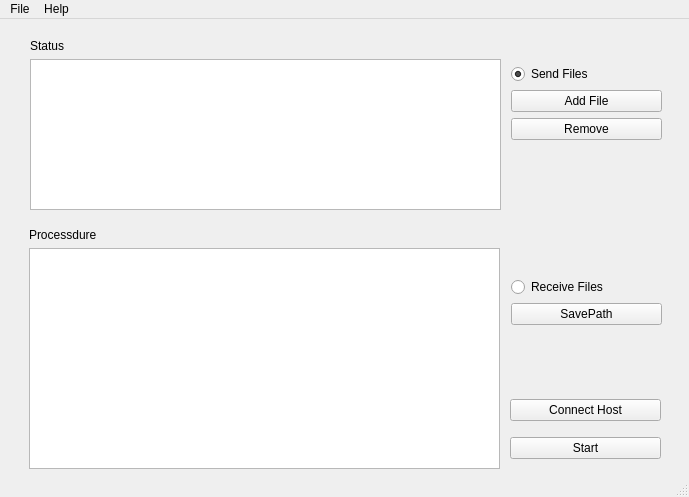
<?xml version="1.0" encoding="UTF-8"?>
<ui version="4.0">
 <class>LanTrans</class>
 <widget class="QMainWindow" name="LanTrans">
  <property name="enabled">
   <bool>true</bool>
  </property>
  <property name="geometry">
   <rect>
    <x>0</x>
    <y>0</y>
    <width>689</width>
    <height>497</height>
   </rect>
  </property>
  <property name="windowTitle">
   <string>LanTrans</string>
  </property>
  <widget class="QWidget" name="centralwidget">
   <widget class="QWidget" name="verticalLayoutWidget_2">
    <property name="geometry">
     <rect>
      <x>511</x>
      <y>45</y>
      <width>151</width>
      <height>261</height>
     </rect>
    </property>
    <layout class="QVBoxLayout" name="receiveFileLayout">
     <property name="sizeConstraint">
      <enum>QLayout::SetDefaultConstraint</enum>
     </property>
     <item>
      <widget class="QRadioButton" name="sendFileRadio">
       <property name="text">
        <string>Send Files</string>
       </property>
       <property name="checked">
        <bool>true</bool>
       </property>
      </widget>
     </item>
     <item>
      <widget class="QPushButton" name="addFileBtn">
       <property name="text">
        <string>Add File</string>
       </property>
      </widget>
     </item>
     <item>
      <widget class="QPushButton" name="removeBtn">
       <property name="text">
        <string>Remove</string>
       </property>
      </widget>
     </item>
     <item>
      <spacer name="verticalSpacer">
       <property name="orientation">
        <enum>Qt::Vertical</enum>
       </property>
       <property name="sizeHint" stdset="0">
        <size>
         <width>20</width>
         <height>40</height>
        </size>
       </property>
      </spacer>
     </item>
     <item>
      <widget class="QRadioButton" name="receiveFileRadio">
       <property name="text">
        <string>Receive Files</string>
       </property>
      </widget>
     </item>
     <item>
      <widget class="QPushButton" name="savePathBtn">
       <property name="text">
        <string>SavePath</string>
       </property>
      </widget>
     </item>
    </layout>
   </widget>
   <widget class="QWidget" name="verticalLayoutWidget_3">
    <property name="geometry">
     <rect>
      <x>30</x>
      <y>20</y>
      <width>471</width>
      <height>171</height>
     </rect>
    </property>
    <layout class="QVBoxLayout" name="statusLayout">
     <item>
      <widget class="QLabel" name="status">
       <property name="text">
        <string>Status</string>
       </property>
      </widget>
     </item>
     <item>
      <widget class="QTextBrowser" name="statusText"/>
     </item>
    </layout>
   </widget>
   <widget class="QWidget" name="verticalLayoutWidget_4">
    <property name="geometry">
     <rect>
      <x>29</x>
      <y>209</y>
      <width>471</width>
      <height>241</height>
     </rect>
    </property>
    <layout class="QVBoxLayout" name="processdureLayout">
     <item>
      <widget class="QLabel" name="processdure">
       <property name="text">
        <string>Processdure</string>
       </property>
      </widget>
     </item>
     <item>
      <widget class="QListWidget" name="fileList"/>
     </item>
    </layout>
   </widget>
   <widget class="QWidget" name="verticalLayoutWidget_5">
    <property name="geometry">
     <rect>
      <x>510</x>
      <y>370</y>
      <width>151</width>
      <height>80</height>
     </rect>
    </property>
    <layout class="QVBoxLayout" name="actionLayout">
     <property name="sizeConstraint">
      <enum>QLayout::SetDefaultConstraint</enum>
     </property>
     <item>
      <widget class="QPushButton" name="connectHostBtn">
       <property name="text">
        <string>Connect Host</string>
       </property>
      </widget>
     </item>
     <item>
      <widget class="QPushButton" name="startBtn">
       <property name="text">
        <string>Start</string>
       </property>
      </widget>
     </item>
    </layout>
   </widget>
  </widget>
  <widget class="QMenuBar" name="menubar">
   <property name="geometry">
    <rect>
     <x>0</x>
     <y>0</y>
     <width>689</width>
     <height>25</height>
    </rect>
   </property>
   <widget class="QMenu" name="menuFile">
    <property name="title">
     <string>File</string>
    </property>
    <addaction name="actionExit"/>
   </widget>
   <widget class="QMenu" name="menuAbout">
    <property name="title">
     <string>Help</string>
    </property>
    <addaction name="actionAbout"/>
   </widget>
   <addaction name="menuFile"/>
   <addaction name="menuAbout"/>
  </widget>
  <widget class="QStatusBar" name="statusbar"/>
  <action name="actionOpen">
   <property name="text">
    <string>Open</string>
   </property>
  </action>
  <action name="actionExit">
   <property name="text">
    <string>Exit</string>
   </property>
  </action>
  <action name="actionAbout">
   <property name="text">
    <string>About</string>
   </property>
  </action>
 </widget>
 <resources/>
 <connections/>
</ui>
